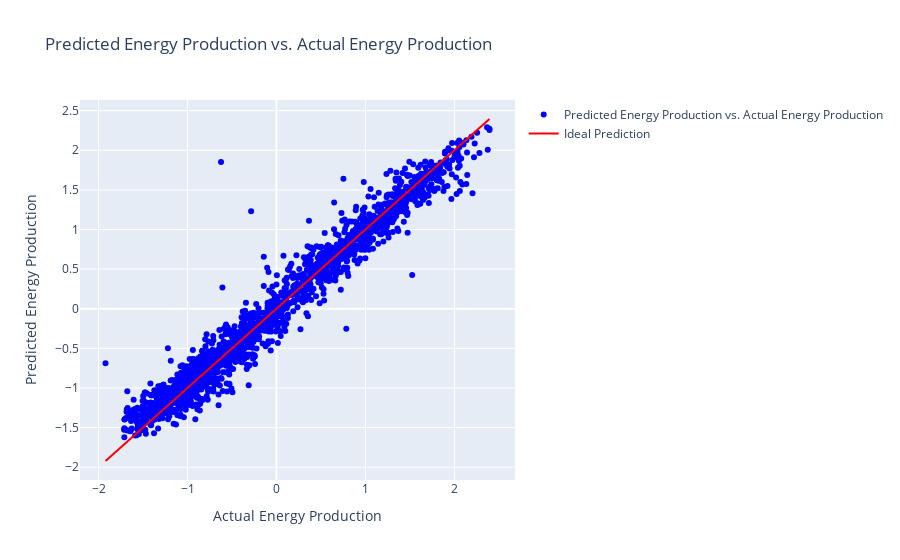

The code cell stored with this chart in its notebook:
### Code cell
import plotly.graph_objects as go

y_pred = grid_search.predict(X_test)


fig = go.Figure()
fig.add_trace(go.Scatter(x=y_test, y=y_pred, mode='markers',
                         marker=dict(color='blue'),
                         name='Predicted Energy Production vs. Actual Energy Production'))
fig.add_trace(go.Scatter(x=[min(y_test), max(y_test)], y=[min(y_test), max(y_test)],
                         mode='lines',
                         marker=dict(color='red'),
                         name='Ideal Prediction'))
fig.update_layout(
    title='Predicted Energy Production vs. Actual Energy Production ',
    xaxis_title='Actual Energy Production',
    yaxis_title='Predicted Energy Production'
)
fig.show()

### Figure 1 — Plotly figure (JSON) as saved in the notebook; plotly's stock layout.template omitted (floating-point values rounded to 4 significant figures; data arrays with more than 128 entries replaced by an {"elided": "..."} marker saying what was removed)
{"data": [{"marker": {"color": "blue"}, "mode": "markers", "name": "Predicted Energy Production vs. Actual Energy Production", "type": "scatter", "x": {"elided": "1914 float values"}, "y": {"elided": "1914 float values"}}, {"marker": {"color": "red"}, "mode": "lines", "name": "Ideal Prediction", "type": "scatter", "x": [-1.922, 2.395], "y": [-1.922, 2.395]}], "layout": {"title": {"text": "Predicted Energy Production vs. Actual Energy Production "}, "xaxis": {"title": {"text": "Actual Energy Production"}}, "yaxis": {"title": {"text": "Predicted Energy Production"}}}}
